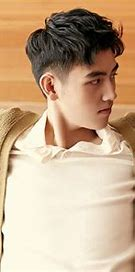
#> input picture W3cschool/每天一个小程序/th.jpg, 135 x 272 px, given in place of th.png, which was not available
$ python draw_image.py
#> lines starting #> are read from the running program, lines starting #| are printed output that depends on the picture; pictures that were not available may be replaced by others from this repository, and a replacement may not be noted
# 来自官方文档 https://pillow.readthedocs.io/en/stable/reference/Image.html

#第 0000 题： 将你的 QQ 头像（或者微博头像）右上角加上红色的数字，类似于微信未读信息数量那种提示效果。 类似于图中效果 --------
#-------- ImageDraw Moudle --------
#图片上画线条
import sys
from PIL import Image,ImageDraw

im = Image.open("th.png")
#> im is the input picture: PIL image 135x272 RGB; mean R, G, B 199.3, 170.9, 141.2
draw = ImageDraw.Draw(im) #实例化一个对象
draw.line((0, 0) + im.size, fill=128, width=5)
draw.line((0, im.size[1], im.size[0], 0), fill=128)
draw.line((0,im.size[1]/2)+(im.size[0]/2,im.size[1]), fill=128, width=5)
im.show()
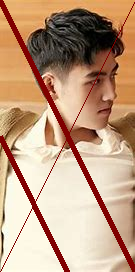
#> shown: PIL image 135x272 RGB; mean R, G, B 193, 157.3, 129.7
#图片上写字
from PIL import Image, ImageDraw, ImageFont
# get an image
base = Image.open('th.jpg').convert('RGBA')
# make a blank image for the text, initialized to transparent text color
txt = Image.new('RGBA', base.size, (255,255,255,0))
# get a font  需要在C:\Windows\Fonts拷贝一份字体文件 当前脚本路径下
fnt = ImageFont.truetype('cambriai.ttf', 40)
# get a drawing context
d = ImageDraw.Draw(txt)
# draw text, half opacity
d.text((10,10), "Hello", font=fnt, fill=(255,255,255,128))
# draw text, full opacity
d.text((10,60), "World", font=fnt, fill=(255,255,255,255))
fillcolor = "#ff0000"   #字体颜色
d.text((base.size[0]-20,10), "4", font=fnt, fill=fillcolor)
out = Image.alpha_composite(base, txt)
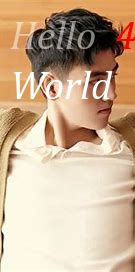
#> out: PIL image 135x272 RGBA; mean R, G, B, A 202.3, 174.5, 146, 255
out.show()

# [31 lines of commented-out code are left out]

$ run again, with W3cschool/每天一个小程序/fo.jpg copied over W3cschool/每天一个小程序/th.jpg
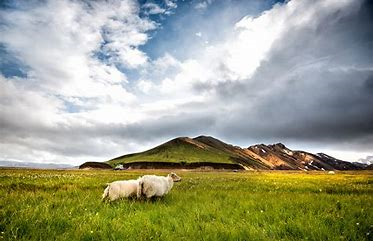
#> input picture W3cschool/每天一个小程序/fo.jpg, 373 x 241 px, given in place of th.png, which was not available
#> im is the input picture: PIL image 373x241 RGBA; mean R, G, B, A 156.7, 160.2, 136.8, 255
#> `im.show()`:
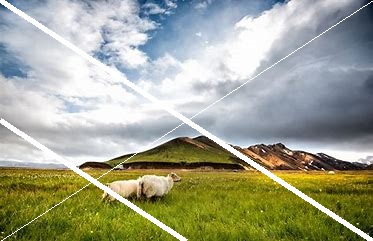
#> shown: PIL image 373x241 RGBA; mean R, G, B, A 155.5, 153.7, 131.8, 244.6; transparent parts drawn white
